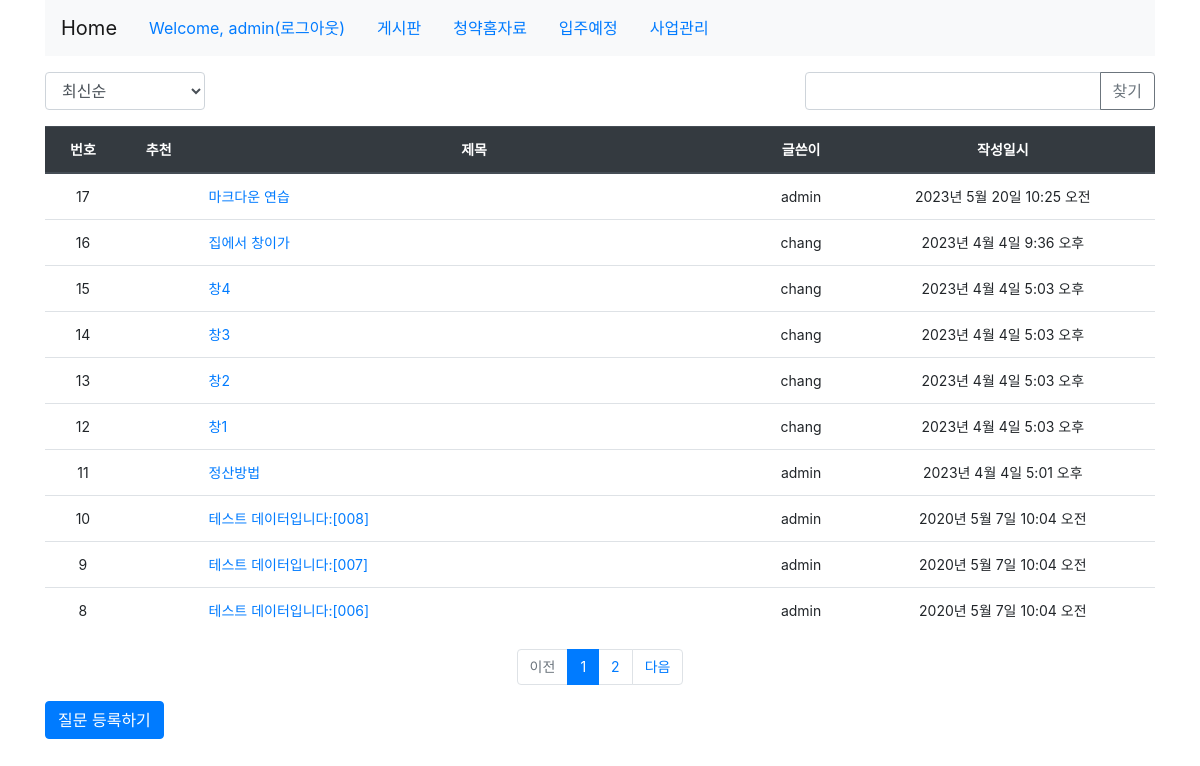
The app's page /pybo/ (signed in) with its own data.
### pybo/models.py (models this page shows, shortened)
class Question(models.Model):
    author = models.ForeignKey(User, on_delete=models.CASCADE, related_name='author_question')
    subject = models.CharField(max_length=200)
    content = models.TextField()
    create_date = models.DateTimeField()
    modify_date = models.DateTimeField(null=True, blank=True)
    voter = models.ManyToManyField(User, related_name='voter_question')

### pybo/views/base_views.py (the view, shortened to what this page needs)
# urls.py: path('', base_views.index, name='index'),  # '/' 에 해당되는 path
def index(request):
    page = request.GET.get('page', '1')  # 페이지
    kw = request.GET.get('kw', '')  # 검색어
    so = request.GET.get('so', 'recent')  # 정렬기준
    if so == 'recommend':
        question_list = Question.objects.annotate(num_voter=Count('voter')).order_by('-num_voter', '-create_date')
    elif so == 'popular':
        question_list = Question.objects.annotate(num_answer=Count('answer')).order_by('-num_answer', '-create_date')
    else:  # recent
        question_list = Question.objects.order_by('-create_date')
    paginator = Paginator(question_list, 10)  # 페이지당 10개씩 보여주기
    page_obj = paginator.get_page(page)
    context = {'question_list': page_obj, 'page': page, 'kw': kw, 'so': so}  # <------ so 추가
    return render(request, 'pybo/question_list.html', context)

### pybo/templatetags/pybo_filter.py (called while the page is built)
@register.filter
def sub(value, arg):
    return value - arg

### templates/pybo/question_list.html (shortened to what this page needs)
{% extends 'base.html' %}
{% load pybo_filter %}
{% block content %}
<div class="container my-3" style="font-size:14px;">
    <div class="row justify-content-between my-3">
        <div class="col-2">
            <select class="form-control so">
                <option value="recent" {% if so == 'recent' %}selected{% endif %}>최신순</option>
            </select>
        </div>
        <div class="col-4 input-group">
            <input type="text" class="form-control kw" value="{{ kw|default_if_none:'' }}">
            <div class="input-group-append">
                <button class="btn btn-outline-secondary" type="button" id="btn_search">찾기</button>
            </div>
        </div>
    </div>
    <table class="table">
        <thead>
        <tr class="text-center thead-dark">
            <th>번호</th>
            <th>추천</th>
            <th style="width:50%">제목</th>
            <th>글쓴이</th>
            <th>작성일시</th>
        </tr>
        </thead>
        <tbody>
        {% if question_list %}
        {% for question in question_list %}
        <tr class="text-center">
            <td>
                {{ question_list.paginator.count|sub:question_list.start_index|sub:forloop.counter0|add:1 }}
            </td>
            <td>
            </td>
            <td class="text-left">
                <a href="{% url 'pybo:detail' question.id %}">{{ question.subject }}</a>
            </td>
            <td>{{ question.author.username }}</td>
            <td>{{ question.create_date }}</td>
        </tr>
        {% endfor %}
        {% else %}
        <tr>
            <td colspan="3">질문이 없습니다.</td>
        </tr>
        {% endif %}
        </tbody>
    </table>
    <ul class="pagination justify-content-center">
        {% if question_list.has_previous %}
        <li class="page-item">
            <a class="page-link" data-page="{{ question_list.previous_page_number }}" href="#">이전</a>
        </li>
        {% else %}
        <li class="page-item disabled">
            <a class="page-link" tabindex="-1" aria-disabled="true" href="#">이전</a>
        </li>
        {% endif %}
        {% for page_number in question_list.paginator.page_range %}
        {% if page_number >= question_list.number|add:-5 and page_number <= question_list.number|add:5 %}
            {% if page_number == question_list.number %}
            <li class="page-item active" aria-current="page">
                <a class="page-link" data-page="{{ page_number }}" href="#">{{ page_number }}</a>
            </li>
            {% else %}
            <li class="page-item">
                <a class="page-link" data-page="{{ page_number }}" href="#">{{ page_number }}</a>
            </li>
            {% endif %}
        {% endif %}
        {% endfor %}
        {% if question_list.has_next %}
        <li class="page-item">
            <a class="page-link" data-page="{{ question_list.next_page_number }}" href="#">다음</a>
        </li>
        {% else %}
        <li class="page-item disabled">
            <a class="page-link" tabindex="-1" aria-disabled="true" href="#">다음</a>
        </li>
        {% endif %}
    </ul>
    <a href="{% url 'pybo:question_create' %}" class="btn btn-primary">질문 등록하기</a>
</div>
{% endblock %}

### templates/navbar.html
<header class="header clearfix">
    <div class="container">
        <nav class="navbar navbar-expand-lg navbar-light bg-light">
            <a class="navbar-brand" href="{% url 'pybo:index' %}">Home</a>
            <ul class="nav">
                {% if user.is_authenticated %}
                <li class="nav-item"><a href="{% url 'common:logout' %}" class="nav-link">Welcome, {{user.get_username}}(로그아웃)</a></li>
                <li class="nav-item"><a href="/" class="active nav-link ">게시판</a></li>
                <li class="nav-item"><a href="{% url 'ahome:apply_base' %}" class="nav-link">청약홈자료</a></li>
                <li class="nav-item"><a href="{% url 'ahome:ibju_list' %}" class="nav-link">입주예정</a></li>
                <li class="nav-item"><a href="{% url 'ahome:pj_list' %}" class="nav-link">사업관리</a></li>
                {% else %}
                <li class="nav-item"><a href="{% url 'common:login' %}" class="nav-link">로그인</a></li>
                <li class="nav-item"><a href="{% url 'common:signup' %}" class="nav-link">회원가입</a></li>
                {% endif %}
            </ul>
        </nav>
    </div>
</header>

### records on screen
Question: paginator.count|sub "17", subject "마크다운 연습", author.username "admin", create_date "2023년 5월 20일 10:25 오전"
Question: paginator.count|sub "16", subject "집에서 창이가", author.username "chang", create_date "2023년 4월 4일 9:36 오후"
Question: paginator.count|sub "15", subject "창4", author.username "chang", create_date "2023년 4월 4일 5:03 오후"
Question: paginator.count|sub "14", subject "창3", author.username "chang", create_date "2023년 4월 4일 5:03 오후"
Question: paginator.count|sub "13", subject "창2", author.username "chang", create_date "2023년 4월 4일 5:03 오후"
Question: paginator.count|sub "12", subject "창1", author.username "chang", create_date "2023년 4월 4일 5:03 오후"
Question: paginator.count|sub "11", subject "정산방법", author.username "admin", create_date "2023년 4월 4일 5:01 오후"
Question: paginator.count|sub "10", subject "테스트 데이터입니다:[008]", author.username "admin", create_date "2020년 5월 7일 10:04 오전"
Question: paginator.count|sub "9", subject "테스트 데이터입니다:[007]", author.username "admin", create_date "2020년 5월 7일 10:04 오전"
Question: paginator.count|sub "8", subject "테스트 데이터입니다:[006]", author.username "admin", create_date "2020년 5월 7일 10:04 오전"

### other values on screen
{{ user.get_username }} "admin"
{{ page_number }} "1"
{{ page_number }} "2"
